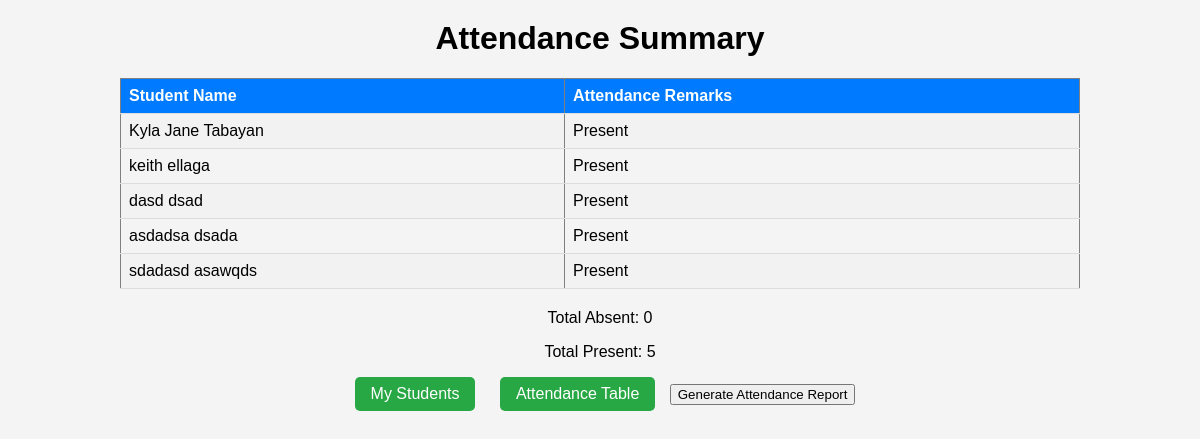
The app's page /attendance_summary.php with its own data.
### tables this page shows
CREATE TABLE `students` (
  `id` int(11) NOT NULL,
  `name` varchar(100) NOT NULL,
  `middle_name` varchar(100) DEFAULT NULL,
  `last_name` varchar(100) NOT NULL,
  `email` varchar(255) NOT NULL,
  `status` tinyint(1) NOT NULL DEFAULT 1,
  `photo` varchar(255) DEFAULT NULL,
  `birthday` date DEFAULT NULL,
  `attendance` varchar(10) DEFAULT NULL
);

### attendance_summary.php (the view, shortened to what this page needs)
<!DOCTYPE html>
<html lang="en">
<head>
</head>
<body>
    <?php include 'database.php'; ?>
    <?php
    $sql = "SELECT name, last_name, attendance FROM students";
    $result = $conn->query($sql);
    $totalAbsent = 0;
    $totalPresent = 0;
    if ($result->num_rows > 0) {
        while($row = $result->fetch_assoc()) {
            if($row["attendance"] == "Absent") {
                $totalAbsent++;
            } else if($row["attendance"] == "Present") {
                $totalPresent++;
            }
        }
    }
    ?>
    <h1>Attendance Summary</h1>
    <table border="1">
        <tr>
            <th>Student Name</th>
            <th>Attendance Remarks</th>
        </tr>
        <?php
        $result->data_seek(0);
        if ($result->num_rows > 0) {
            while($row = $result->fetch_assoc()) {
                echo "<tr>";
                echo "<td>" . $row["name"] . " " . $row["last_name"] . "</td>";
                echo "<td>" . $row["attendance"] . "</td>";
                echo "</tr>";
            }
        } else {
            echo "<tr><td colspan='2'>No attendance data found</td></tr>";
        }
        ?>
    </table>
    <p class="total-counts">Total Absent: <?php echo $totalAbsent; ?></p>
    <p class="total-counts">Total Present: <?php echo $totalPresent; ?></p>
    <div class="buttons-container">
        <a href="students.php" class="dashboard-btn">My Students</a>
        <a href="attendance.php" class="attendance-btn">Attendance Table</a>
        <button onclick="window.open('attendance_report.php', '_blank');">Generate Attendance Report</button>
    </div>
</body>
</html>

### attendance_summary.php (style rules this page uses)
body { font-family: Arial, sans-serif; margin: 0; padding: 0; background-color: #f4f4f4; }
h1 { text-align: center; margin-top: 20px; }
table { width: 80%; margin: 20px auto; border-collapse: collapse; }
th, td { padding: 8px; text-align: left; border-bottom: 1px solid #ddd; }
th { background-color: #007bff; color: #fff; }
tr:nth-child(even) { background-color: #f2f2f2; }
.print-btn, .attendance-btn, .dashboard-btn { background-color: #28a745; color: #fff; padding: 8px 16px; border: none; border-radius: 5px; cursor: pointer; display: inline-block; text-decoration: none; text-align: center; margin: 0 auto; width: fit-content; }
.buttons-container { text-align: center; margin-bottom: 20px; }
.buttons-container a { margin: 0 10px; }
.total-counts { text-align: center; }

### records on screen
students: name "Kyla Jane", last_name "Tabayan", attendance "Present"
students: name "keith", last_name "ellaga", attendance "Present"
students: name "dasd", last_name "dsad", attendance "Present"
students: name "asdadsa", last_name "dsada", attendance "Present"
students: name "sdadasd", last_name "asawqds", attendance "Present"

### other values on screen
$totalAbsent "0"
$totalPresent "5"
